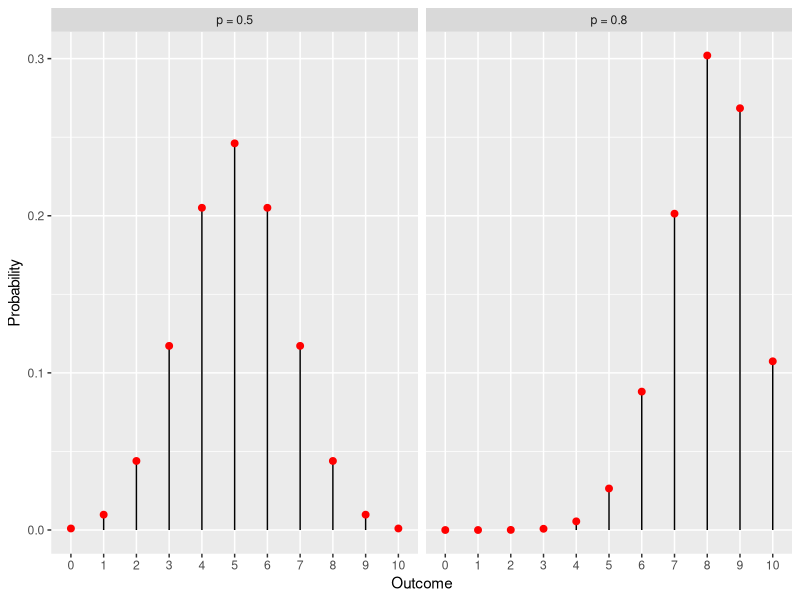

Reproduce this figure in R.
## ---- chunk 1
library(ggplot2)

# Data for binomial distribution
df1 <- data.frame(
  outcome = 0:10,
  probability = dbinom(0:10, size=10, prob=0.5),
  p_value = "p = 0.5"
)

df2 <- data.frame(
  outcome = 0:10,
  probability = dbinom(0:10, size=10, prob=0.8),
  p_value = "p = 0.8"
)

df <- rbind(df1, df2)

ggplot(df, aes(x=factor(outcome), y=probability)) +
  geom_segment(aes(xend=factor(outcome), yend=0), color='black') +
  geom_point(color="red", size=2) +
  labs(y = "Probability", x = "Outcome") +
  theme(legend.position="none") +
  facet_wrap(~p_value, ncol=2, scales = "free_x")
